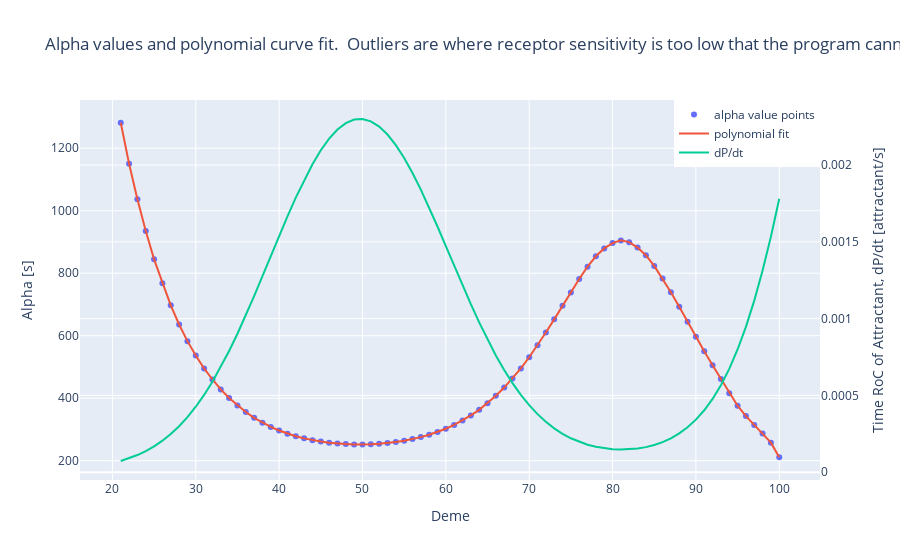

Notebook source saved alongside this figure:
### Code cell
# Create a plot of the alpha values and polynomial fit.

x_values = curve_fit_df.loc[20:99, 'Position']

# create traces
trace0 = go.Scatter(
    x = x_values,
    y = curve_fit_df.loc[20:99, 'Alpha'],
    mode = 'markers',
    name = 'alpha value points'
)
# The third trace
trace1 = go.Scatter(
    x = x_values,
    y = curve_fit_df.loc[20:99, 'Alpha_Curve_Fit'],
    mode = 'lines',
    name = 'polynomial fit'
)
trace2 = go.Scatter(
    x = x_values,
    y = input_param_df.loc[20:99, 'attr_time_roc'],
    mode='lines',
    name='dP/dt',
    yaxis='y2'
)

# create the data
data = [trace0, trace1, trace2]  # assign traces to data

# create the layout
layout = go.Layout(
    title = 'Alpha values and polynomial curve fit.  Outliers are where receptor sensitivity is too low that the program cannot calculate exponentially increasing values.',
    yaxis = dict(title = 'Alpha [s]'),
    yaxis2 = dict(
        title = 'Time RoC of Attractant, dP/dt [attractant/s]',
        overlaying = 'y',
        side = 'right'
        ),
    xaxis=dict(title='Deme'),
    legend=dict(
        x=1,       # x position of the legend
        y=1,       # y position of the legend
        xanchor='right',  # anchor legend to the right
        yanchor='top'     # anchor legend to the top
    )
)

# crate the fig
fig = go.Figure(data=data,layout=layout)
fig.show()

### Figure 1 — Plotly figure (JSON) as saved in the notebook; plotly's stock layout.template omitted (floating-point values rounded to 4 significant figures)
{"data": [{"mode": "markers", "name": "alpha value points", "type": "scatter", "x": [21, 22, 23, 24, 25, 26, 27, 28, 29, 30, 31, 32, 33, 34, 35, 36, 37, 38, 39, 40, 41, 42, 43, 44, 45, 46, 47, 48, 49, 50, 51, 52, 53, 54, 55, 56, 57, 58, 59, 60, 61, 62, 63, 64, 65, 66, 67, 68, 69, 70, 71, 72, 73, 74, 75, 76, 77, 78, 79, 80, 81, 82, 83, 84, 85, 86, 87, 88, 89, 90, 91, 92, 93, 94, 95, 96, 97, 98, 99, 100], "y": [1282.0, 1150.0, 1037.0, 935.0, 844.5, 768.1, 697.4, 636.0, 582.6, 536.7, 495.2, 459.9, 428.2, 400.7, 376.5, 355.6, 337.2, 321.3, 308.1, 296.7, 286.6, 278.3, 271.4, 265.5, 261.1, 257.5, 254.8, 253.0, 252.2, 251.9, 252.5, 254.0, 256.2, 259.5, 264.0, 269.3, 275.5, 282.8, 291.7, 302.4, 314.6, 328.7, 344.8, 362.6, 383.9, 407.6, 434.1, 463.4, 495.3, 531.0, 569.2, 610.2, 652.3, 696.2, 738.5, 781.5, 821.0, 854.2, 879.5, 896.4, 905.1, 899.5, 882.1, 857.6, 823.4, 783.5, 739.2, 692.9, 644.8, 596.6, 550.3, 505.8, 461.7, 416.2, 376.0, 342.8, 314.1, 286.9, 257.8, 211.0]}, {"mode": "lines", "name": "polynomial fit", "type": "scatter", "x": [21, 22, 23, 24, 25, 26, 27, 28, 29, 30, 31, 32, 33, 34, 35, 36, 37, 38, 39, 40, 41, 42, 43, 44, 45, 46, 47, 48, 49, 50, 51, 52, 53, 54, 55, 56, 57, 58, 59, 60, 61, 62, 63, 64, 65, 66, 67, 68, 69, 70, 71, 72, 73, 74, 75, 76, 77, 78, 79, 80, 81, 82, 83, 84, 85, 86, 87, 88, 89, 90, 91, 92, 93, 94, 95, 96, 97, 98, 99, 100], "y": [1282.0, 1150.0, 1037.0, 935.0, 844.5, 768.1, 697.4, 636.0, 582.6, 536.7, 495.2, 459.9, 428.2, 400.7, 376.5, 355.6, 337.2, 321.3, 308.1, 296.7, 286.6, 278.3, 271.4, 265.5, 261.1, 257.5, 254.8, 253.0, 252.2, 251.9, 252.5, 254.0, 256.2, 259.5, 264.0, 269.3, 275.5, 282.8, 291.7, 302.4, 314.6, 328.7, 344.8, 362.6, 383.9, 407.6, 434.1, 463.4, 495.3, 531.0, 569.2, 610.2, 652.3, 696.2, 738.5, 781.5, 821.0, 854.2, 879.5, 896.4, 905.1, 899.5, 882.1, 857.6, 823.4, 783.5, 739.2, 692.9, 644.8, 596.6, 550.3, 505.8, 461.7, 416.2, 376.0, 342.8, 314.1, 286.9, 257.8, 211.0]}, {"mode": "lines", "name": "dP/dt", "type": "scatter", "x": [21, 22, 23, 24, 25, 26, 27, 28, 29, 30, 31, 32, 33, 34, 35, 36, 37, 38, 39, 40, 41, 42, 43, 44, 45, 46, 47, 48, 49, 50, 51, 52, 53, 54, 55, 56, 57, 58, 59, 60, 61, 62, 63, 64, 65, 66, 67, 68, 69, 70, 71, 72, 73, 74, 75, 76, 77, 78, 79, 80, 81, 82, 83, 84, 85, 86, 87, 88, 89, 90, 91, 92, 93, 94, 95, 96, 97, 98, 99, 100], "y": [7.269e-05, 9.023e-05, 0.0001116, 0.0001373, 0.0001682, 0.000205, 0.0002485, 0.0002994, 0.0003583, 0.000426, 0.0005028, 0.000589, 0.0006845, 0.0007889, 0.0009016, 0.001021, 0.001147, 0.001276, 0.001408, 0.001538, 0.001666, 0.001788, 0.001902, 0.002006, 0.002096, 0.002172, 0.002231, 0.002273, 0.002296, 0.0023, 0.002285, 0.002251, 0.002199, 0.00213, 0.002046, 0.001949, 0.00184, 0.001723, 0.0016, 0.001473, 0.001344, 0.001217, 0.001094, 0.0009754, 0.0008638, 0.0007602, 0.0006653, 0.0005796, 0.0005032, 0.0004361, 0.0003777, 0.0003277, 0.0002853, 0.0002498, 0.0002207, 0.0001972, 0.0001788, 0.0001649, 0.0001552, 0.0001493, 0.0001471, 0.0001485, 0.0001537, 0.000163, 0.0001768, 0.0001957, 0.0002206, 0.0002524, 0.0002924, 0.0003421, 0.000403, 0.0004771, 0.0005664, 0.000673, 0.000799, 0.0009465, 0.001117, 0.001313, 0.001534, 0.001781], "yaxis": "y2"}], "layout": {"legend": {"x": 1, "xanchor": "right", "y": 1, "yanchor": "top"}, "title": {"text": "Alpha values and polynomial curve fit.  Outliers are where receptor sensitivity is too low that the program cannot calculate exponentially increasing values."}, "xaxis": {"title": {"text": "Deme"}}, "yaxis": {"title": {"text": "Alpha [s]"}}, "yaxis2": {"overlaying": "y", "side": "right", "title": {"text": "Time RoC of Attractant, dP/dt [attractant/s]"}}}}
